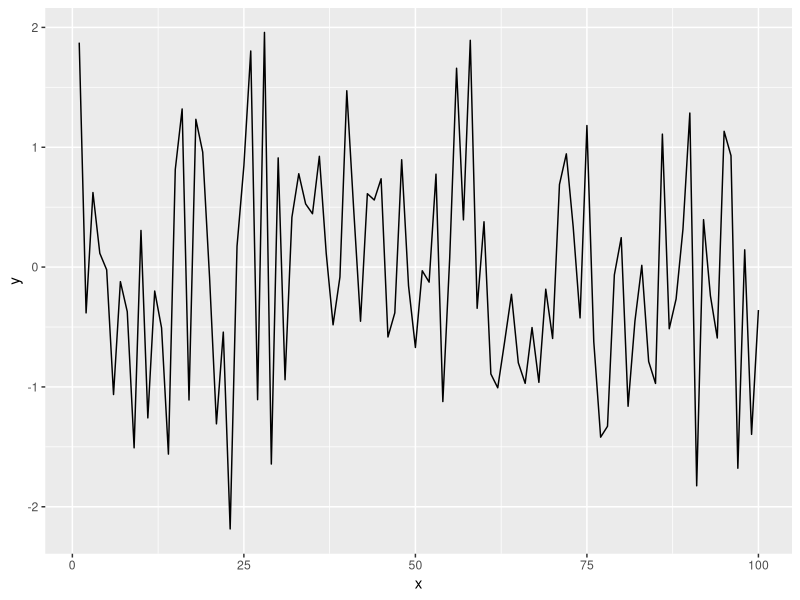

Here is the R script that generated this plot:
## ---- chunk 1
knitr::opts_chunk$set(fig.align = "center")
## ---- chunk 2
library(tidyverse)
## ---- chunk 3
x = seq(1:100)
y = rnorm(100)
dat = data.frame(x, y)
ggplot(dat, aes(x = x, y = y)) + geom_line()
## ---- chunk 4
head (dat, n=5) %>% 
  knitr::kable(caption= "First five rows of the data.")
